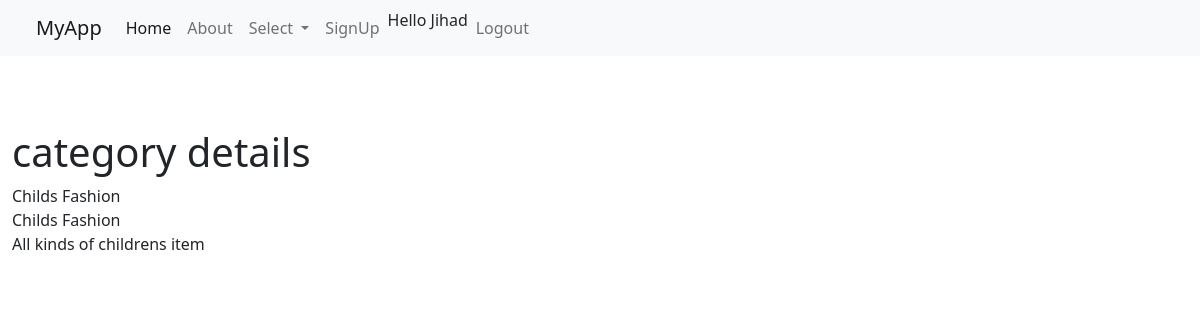
Screenshot of /show_category/2 (signed in) with the database file from the repository.
### shop/models.py (models this page shows)
class Category(models.Model):
    category_name=models.CharField(max_length=50,null=True,blank=True)
    category_description=models.TextField(null = True, blank=True)
    def __str__(self):
        return self.category_name

### shop/views.py (the view)
# urls.py: path('show_category/<str:pk>',views.show_category,name='show_category'),
def show_category(request, pk):
    category = Category.objects.get(id=pk)
    context = {
        "category": category,
    }
    print(category)
    return render(request, "category_details.html", context=context)

### template/category_details.html (shortened to what this page needs)
{% extends 'master.html' %}
{% block content %}
    <div><h1>category details</h1></div>
    <div>{{category.category_name}}</div>
    <div>{{category.category_name}}</div>
    <div>{{category.category_description}}</div>
{%endblock%}

### template/master.html (shortened to what this page needs)
<!doctype html>
<html lang="en">
  <head>
    <link href="https://cdn.jsdelivr.net/npm/bootstrap@5.1.3/dist/css/bootstrap.min.css" rel="stylesheet">
  </head>
  <body>
    <div class="container-fluid w-80">
        <div class="row">
            <nav class="navbar navbar-expand-lg navbar-light bg-light">
                <div class="container-fluid">
                  <a class="navbar-brand" href="#">MyApp</a>
                  <div class="collapse navbar-collapse" id="navbarSupportedContent">
                    <ul class="navbar-nav me-auto mb-2 mb-lg-0">
                      <li class="nav-item">
                        <a class="nav-link active" aria-current="page" href="{% url 'index'%}">Home</a>
                      </li>
                      <li class="nav-item">
                        <a class="nav-link" href="{% url 'about'%}">About</a>
                      </li>
                      <li class="nav-item dropdown">
                        <a class="nav-link dropdown-toggle" href="#" id="navbarDropdown" role="button" data-bs-toggle="dropdown" aria-expanded="false">
                          Select
                        </a>
                      </li>
                      <li class="nav-item">
                        <a class="nav-link" href="{%url 'sign_in'%}">SignUp</a>
                      </li>
                      <li><span class="nav-item">Hello {{request.user}}</span></li>
                      <li class="nav-item">
                          <a class="nav-link" href="{% url 'logout'%}">Logout</a>
                      </li>
                    </ul>
                  </div>
                </div>
              </nav>
        </div>
        <br><br><br>
        {% block content %}
        {%endblock%}
    </div>
  </body>
</html>

### rows the page displays
Category: category_name "Childs Fashion", category_description "All kinds of childrens item"

### other values shown
{{ request.user }} "Jihad"
